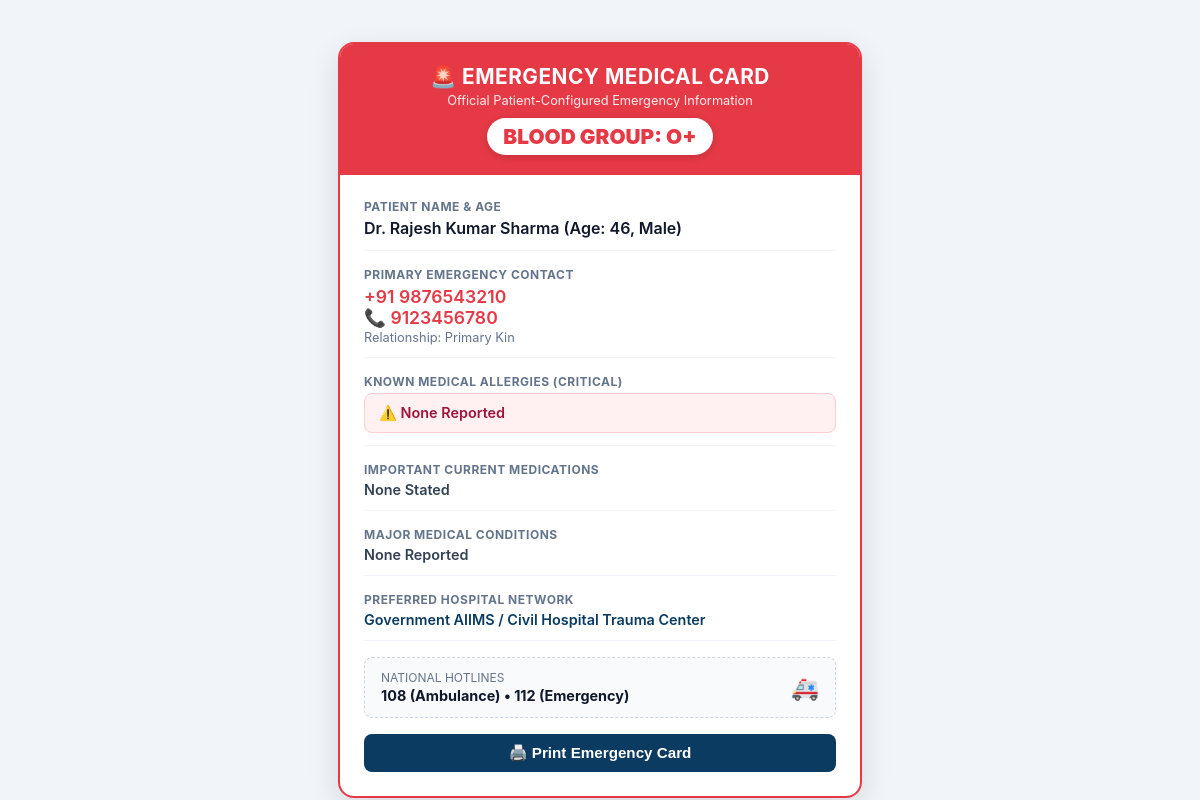
The app's page /emergency-card/2/ with its own data.
### core/models.py (models this page shows, shortened)
class User(AbstractUser):
    ROLE_CHOICES = (
        ('PATIENT', 'Patient'),
        ('DOCTOR', 'Doctor'),
        ('HOSPITAL', 'Hospital Admin'),
        ('ADMIN', 'Government Health Officer / National Admin'),
    )
    phone = models.CharField(max_length=15, unique=True, db_index=True)
    role = models.CharField(max_length=10, choices=ROLE_CHOICES, default='PATIENT')
    full_name = models.CharField(max_length=150, blank=True)
    aadhaar_number = models.CharField(max_length=12, blank=True, null=True, unique=True)
    is_aadhaar_verified = models.BooleanField(default=False)
    abha_id = models.CharField(max_length=20, blank=True, null=True, unique=True)
    gender = models.CharField(max_length=10, choices=(('Male', 'Male'), ('Female', 'Female'), ('Other', 'Other')), blank=True, default='Male')
    age = models.IntegerField(null=True, blank=True, default=32)
    blood_group = models.CharField(max_length=5, blank=True, default='B+')
    city = models.CharField(max_length=100, blank=True, default='New Delhi')
    state = models.CharField(max_length=100, blank=True, default='Delhi')
    address = models.TextField(blank=True, default='Sector 4, RK Puram')
    emergency_contact = models.CharField(max_length=15, blank=True, default='+91 9876543210')
    preferred_language = models.CharField(max_length=20, default='English')
    profile_photo_url = models.CharField(max_length=255, blank=True, default='/static/images/default_avatar.svg')
    USERNAME_FIELD = 'phone'
    REQUIRED_FIELDS = ['full_name']
    objects = CustomUserManager()
    def get_display_name(self):
        return self.full_name or self.phone or 'Citizen'

### patients/views.py (the view)
# urls.py: path('emergency-card/<str:patient_identifier>/', views.view_emergency_card, name='view_emergency_card'),
def view_emergency_card(request, patient_identifier):
    patient = None
    if str(patient_identifier).isdigit():
        if len(str(patient_identifier)) <= 6:
            patient = User.objects.filter(id=int(patient_identifier)).first()
        if not patient:
            patient = User.objects.filter(phone=str(patient_identifier)).first()
        if not patient:
            patient = User.objects.filter(aadhaar_number=str(patient_identifier)).first()
    if not patient:
        patient = get_object_or_404(User, phone=patient_identifier)
    profile = getattr(patient, 'emergency_profile', None)
    record_audit_log(request, None, 'EMERGENCY_RESPONDER', 'SYSTEM_SECURITY', 'EmergencyProfile', str(patient.id), 'SUCCESS', f'Quick Emergency Card viewed for patient {patient.get_display_name()}')
    return render(request, 'dashboard/emergency_card.html', {
        'patient': patient,
        'profile': profile,
    })

### core/audit_utils.py (called while the page is built)
def get_client_ip(request):
    if not request:
        return '127.0.0.1'
    x_forwarded_for = request.META.get('HTTP_X_FORWARDED_FOR')
    if x_forwarded_for:
        ip = x_forwarded_for.split(',')[0].strip()
    else:
        ip = request.META.get('REMOTE_ADDR', '127.0.0.1')
    return ip or '127.0.0.1'

### templates/dashboard/emergency_card.html (shortened to what this page needs)
<!DOCTYPE html>
<html lang="en">
<head>
</head>
<body>
  <div class="card-container">
    <div class="header">
      <h1>🚨 EMERGENCY MEDICAL CARD</h1>
      <p>Official Patient-Configured Emergency Information</p>
      <div class="blood-badge">BLOOD GROUP: {{ profile.blood_group|default:patient.blood_group|default:"B+" }}</div>
    </div>
    <div class="body">
      <div class="section">
        <div class="label">Patient Name & Age</div>
        <div class="value">{{ patient.get_display_name }} (Age: {{ patient.age|default:"32" }}, {{ patient.gender|default:"Male" }})</div>
      </div>
      <div class="section">
        <div class="label">Primary Emergency Contact</div>
        <div class="value" style="color: #e63946; font-size: 1.1rem;">
          {{ profile.contact_name|default:patient.emergency_contact|default:"Family Contact" }}
          <br>
          <a href="tel:{{ profile.phone_number|default:patient.phone }}" style="color: #e63946; text-decoration: none;">📞 {{ profile.phone_number|default:patient.phone }}</a>
        </div>
        <div style="font-size: 0.8rem; color: #64748b; margin-top: 2px;">Relationship: {{ profile.relationship|default:"Primary Kin" }}</div>
      </div>
      <div class="section">
        <div class="label">Known Medical Allergies (Critical)</div>
        <div class="alert-box">
          ⚠️ {{ profile.known_allergies|default:"None Reported" }}
        </div>
      </div>
      <div class="section">
        <div class="label">Important Current Medications</div>
        <div class="value" style="font-size: 0.9rem; color: #334155;">
          {{ profile.important_current_meds|default:"None Stated" }}
        </div>
      </div>
      <div class="section">
        <div class="label">Major Medical Conditions</div>
        <div class="value" style="font-size: 0.9rem; color: #334155;">
          {{ profile.major_medical_conditions|default:"None Reported" }}
        </div>
      </div>
      <div class="section">
        <div class="label">Preferred Hospital Network</div>
        <div class="value" style="font-size: 0.9rem; color: #0b3b60;">
          {{ profile.preferred_hospital|default:"Government AIIMS / Civil Hospital Trauma Center" }}
        </div>
      </div>
      <div class="hotlines">
        <div>
          <div style="font-size: 0.75rem; color: #64748b; text-transform: uppercase;">National Hotlines</div>
          <strong style="color: #0f172a; font-size: 0.9rem;">108 (Ambulance) • 112 (Emergency)</strong>
        </div>
        <div style="font-size: 1.4rem;">🚑</div>
      </div>
      <button onclick="window.print()" class="print-btn">🖨️ Print Emergency Card</button>
    </div>
  </div>
</body>
</html>

### templates/dashboard/emergency_card.html (style rules this page uses)
body { font-family: 'Inter', -apple-system, BlinkMacSystemFont, 'Segoe UI', Roboto, sans-serif; background: #f1f5f9; margin: 0; padding: 20px; display: flex; justify-content: center; align-items: center; min-height: 100vh; }
.card-container { background: #fff; max-width: 520px; width: 100%; border-radius: 16px; overflow: hidden; box-shadow: 0 10px 30px rgba(0,0,0,0.12); border: 2px solid #e63946; }
.header { background: #e63946; color: #fff; padding: 20px; text-align: center; }
.header h1 { margin: 0; font-size: 1.3rem; letter-spacing: 0.5px; display: flex; align-items: center; justify-content: center; gap: 8px; }
.header p { margin: 4px 0 0 0; font-size: 0.8rem; opacity: 0.9; }
.blood-badge { background: #fff; color: #e63946; padding: 6px 16px; border-radius: 20px; font-size: 1.3rem; font-weight: 900; display: inline-block; margin-top: 10px; box-shadow: 0 2px 8px rgba(0,0,0,0.15); }
.body { padding: 24px; }
.section { margin-bottom: 16px; border-bottom: 1px solid #f1f5f9; padding-bottom: 12px; }
.label { font-size: 0.75rem; text-transform: uppercase; letter-spacing: 0.5px; color: #64748b; font-weight: 700; margin-bottom: 4px; }
.value { font-size: 1rem; color: #0f172a; font-weight: 600; }
.alert-box { background: #fff1f2; border: 1px solid #fecdd3; border-radius: 8px; padding: 10px 14px; color: #9f1239; font-weight: 600; font-size: 0.9rem; }
.hotlines { background: #f8fafc; border-radius: 8px; padding: 12px 16px; display: flex; justify-content: space-between; align-items: center; margin-top: 16px; border: 1px dashed #cbd5e1; }
.print-btn { background: #0b3b60; color: #fff; border: none; padding: 10px 20px; border-radius: 8px; font-weight: 600; cursor: pointer; width: 100%; margin-top: 16px; font-size: 0.95rem; }

### records on screen
User: blood_group "O+", get_display_name "Dr. Rajesh Kumar Sharma", age "46", gender "Male", contact_name "+91 9876543210", phone_number "9123456780"

### other values on screen
{{ profile.relationship|default:"Primary Kin" }} "Primary Kin"
{{ profile.known_allergies|default:"None Reported" }} "None Reported"
{{ profile.important_current_meds|default:"None Stated" }} "None Stated"
{{ profile.major_medical_conditions|default:"None Reported" }} "None Reported"
